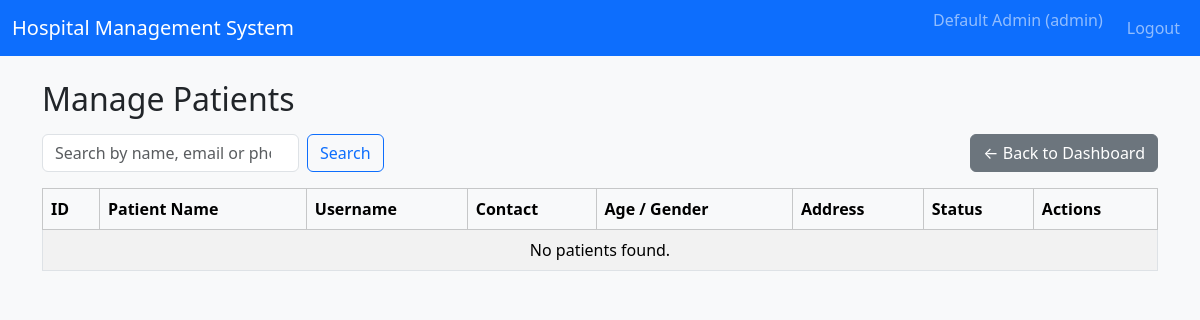
The page /admin/patients (signed in) on the database as committed earlier.
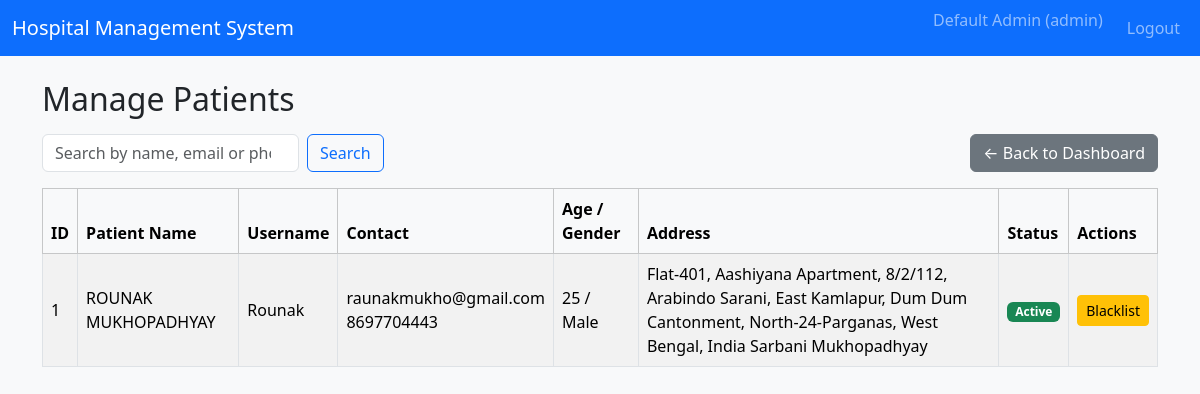
The same page on the database as committed later.
### tables this page shows
CREATE TABLE patients (
            id INTEGER PRIMARY KEY AUTOINCREMENT,
            user_id INTEGER NOT NULL,
            age INTEGER,
            gender TEXT,
            address TEXT,
            emergency_contact TEXT,
            is_blacklisted INTEGER NOT NULL DEFAULT 0,
            FOREIGN KEY(user_id) REFERENCES users(id)
        );

CREATE TABLE users (
            id INTEGER PRIMARY KEY AUTOINCREMENT,
            username TEXT UNIQUE NOT NULL,
            password_hash TEXT NOT NULL,
            full_name TEXT NOT NULL,
            email TEXT,
            phone TEXT,
            role TEXT NOT NULL CHECK(role IN ('admin', 'doctor', 'patient')),
            is_active INTEGER NOT NULL DEFAULT 1,
            created_at TEXT NOT NULL
        );

### controllers/routes.py (the view, shortened to what this page needs)
@main_bp.route("/admin/patients")
@login_required
@role_required("admin")
def admin_patients():
    q = request.args.get("q", "").strip()
    conn = get_db_connection()
    cur = conn.cursor()
    base_query = """
        SELECT p.id AS patient_id,
               u.full_name,
               u.username,
               u.email,
               u.phone,
               p.age,
               p.gender,
               p.address,
               p.is_blacklisted
        FROM patients p
        JOIN users u ON p.user_id = u.id
    """
    params = []
    base_query += " ORDER BY u.full_name;"
    cur.execute(base_query, params)
    patients = cur.fetchall()
    conn.close()
    return render_template("admin_patients.html", patients=patients)

### controllers/routes.py (called while the page is built)
def login_required(view_func):
    @wraps(view_func)
    def wrapped(*args, **kwargs):
        if "user_id" not in session:
            flash("Please log in to continue.", "warning")
            return redirect(url_for("main.login"))
        return view_func(*args, **kwargs)
    return wrapped

def role_required(role):
    def decorator(view_func):
        @wraps(view_func)
        def wrapped(*args, **kwargs):
            if "user_id" not in session or session.get("role") != role:
                flash("Unauthorized access.", "danger")
                return redirect(url_for("main.login"))
            return view_func(*args, **kwargs)
        return wrapped
    return decorator

### models/models.py (called while the page is built)
def get_db_connection():
    conn = sqlite3.connect(DB_PATH)
    conn.row_factory = sqlite3.Row
    return conn

### templates/admin_patients.html (shortened to what this page needs)
{% extends "base.html" %}
{% block content %}
<h2>Manage Patients</h2>
<div class="d-flex justify-content-between align-items-center mt-3 mb-3">
    <form class="d-flex" method="GET" action="{{ url_for('main.admin_patients') }}">
        <input
            class="form-control me-2"
            type="search"
            name="q"
            placeholder="Search by name, email or phone"
            value="{{ request.args.get('q', '') }}"
        >
        <button class="btn btn-outline-primary" type="submit">Search</button>
    </form>
    <a href="{{ url_for('main.admin_dashboard') }}" class="btn btn-secondary">
        ← Back to Dashboard
    </a>
</div>
<table class="table table-striped table-bordered align-middle">
    <thead class="table-light">
        <tr>
            <th>ID</th>
            <th>Patient Name</th>
            <th>Username</th>
            <th>Contact</th>
            <th>Age / Gender</th>
            <th>Address</th>
            <th>Status</th>
            <th>Actions</th>
        </tr>
    </thead>
    <tbody>
    {% if patients %}
        {% for p in patients %}
        <tr>
            <td>{{ p['patient_id'] }}</td>
            <td>{{ p['full_name'] }}</td>
            <td>{{ p['username'] }}</td>
            <td>
                {{ p['email'] or '-' }}<br>
                {{ p['phone'] or '-' }}
            </td>
            <td>
                {{ p['age'] or '-' }} / {{ p['gender'] or '-' }}
            </td>
            <td>{{ p['address'] or '-' }}</td>
            <td>
                {% if p['is_blacklisted'] %}
                    <span class="badge bg-danger">Blacklisted</span>
                {% else %}
                    <span class="badge bg-success">Active</span>
                {% endif %}
            </td>
            <td>
                <a
                    href="{{ url_for('main.admin_toggle_patient_blacklist', patient_id=p['patient_id']) }}"
                    class="btn btn-sm {% if p['is_blacklisted'] %}btn-success{% else %}btn-warning{% endif %}"
                >
                    {% if p['is_blacklisted'] %}Unblacklist{% else %}Blacklist{% endif %}
                </a>
            </td>
        </tr>
        {% endfor %}
    {% else %}
        <tr>
            <td colspan="8" class="text-center">No patients found.</td>
        </tr>
    {% endif %}
    </tbody>
</table>
{% endblock %}

Rows that differ between the two databases and show on the page:
added patients: patient_id "1", full_name "ROUNAK MUKHOPADHYAY", username "Rounak", email "raunakmukho@gmail.com", phone "8697704443", age "25", gender "Male", address "Flat-401, Aashiyana Apartment, 8/2/112, Arabindo Sarani, East Kamlapur, Dum Dum Cantonment, North-24-Parganas, West Bengal, India Sarbani Mukhopadhyay", is_blacklisted "Active"
Other text that changed with them:
text no longer shown: "No patients found."
